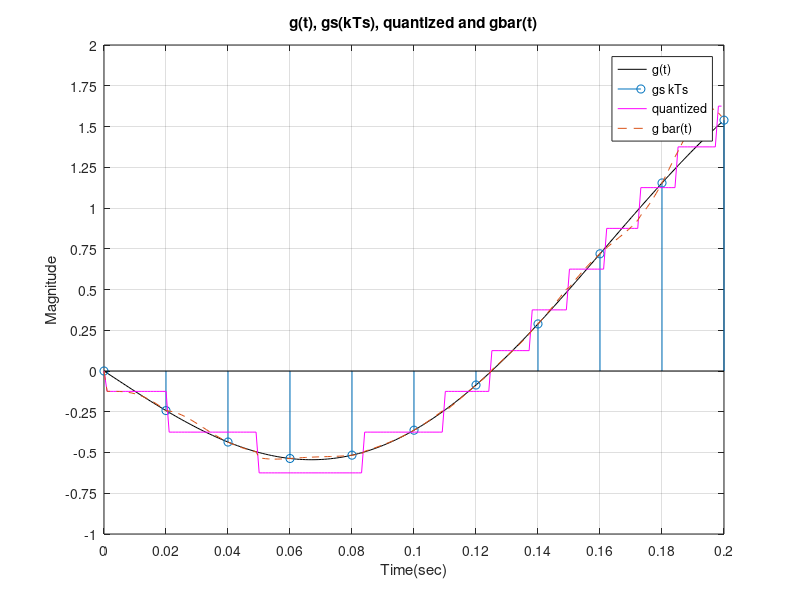

This chart was generated by the following MATLAB code:
% question1(d)
clc;
close all;

%Message signal
Am =1;   
fm1 = 1; 
fm2 = 3;  
t = 0:1/999:0.2;  
ym = Am*(sin(2*pi*fm1*t)-sin(2*pi*fm2*t));  


%impulse train
fs=50; 
T = 1/fs; 
y=zeros(size(t));
y(1:1:end)=1;

%sampled signal
g_kTs= ym.*y;

%Quantisation
nbits = 4; 
qLevels = 2^nbits;
 
signalMin = -2;  
signalMax = 2;
scalingFactor = (signalMax-signalMin)/qLevels;
gs_kTs = g_kTs/scalingFactor; 

gs_kTs1 = floor(gs_kTs);
gs_kTs2 = ceil(gs_kTs);
gs_kTs = (gs_kTs1 + gs_kTs2)/2;
gs_kTs = gs_kTs * scalingFactor;

%Summing of Sinc functions
y1 = sinc(t*fs);
y2 = gs_kTs .* y1;
plot(t,ym,'k');
hold on;
%plot(t,g_kTs);
t1 = 0:0.02:0.2;
temp=zeros(size(t1));
i=1;
for k=t1
    disp(i);
    temp(i) = Am*(sin(2*pi*fm1*k)-sin(2*pi*fm2*k));
    i=i+1;
end
stem(t1,temp);
%hold on;
hold on;
plot(t,gs_kTs,'m');
hold on;

for k = 1:10 
    y2 = y2 + g_kTs .* sinc((t/T) - k);
end

plot(t,y2,'--');
title('g(t), gs(kTs), quantized and gbar(t)');
xlabel('Time(sec)');
ylabel('Magnitude');
yticks([-2 -1.75 -1.5 -1.25 -1 -0.75 -0.5 -0.25 0 0.25 0.5 0.75 1 1.25 1.5 1.75 2]);
xticks([0 0.02 0.04 0.06 0.08 0.1 0.12 0.14 0.16 0.18 0.2]);
legend('g(t)','gs kTs','quantized','g bar(t)');
grid on;
